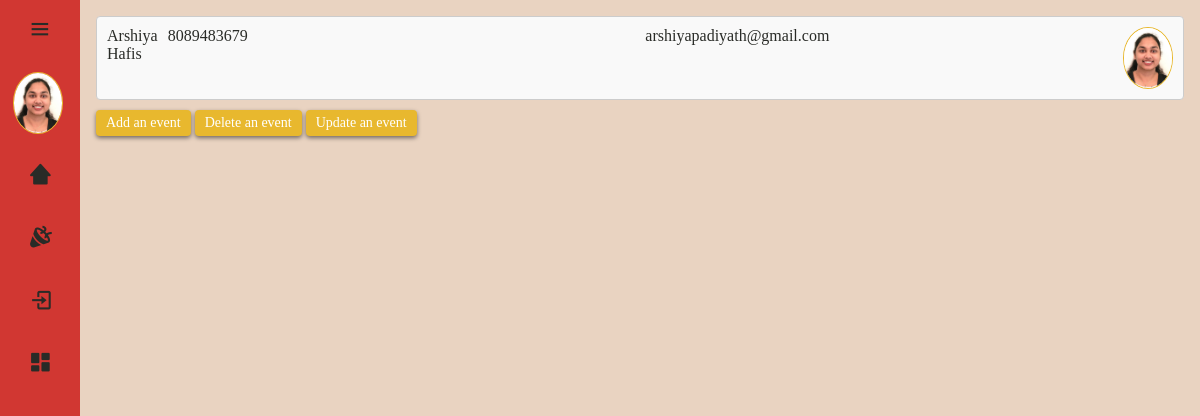
/dashboard/ (signed in), run on the app's committed database.
### ems_app/models.py (models this page shows)
class UserProfile(models.Model):
    user_name = models.CharField(max_length=200)
    user_pic = models.ImageField(upload_to='images/user/')
    user_no = models.IntegerField()
    user = models.OneToOneField(User, on_delete=models.CASCADE)

### ems_app/views.py (the view)
# urls.py: path('dashboard/', views.dashboard, name='dashboard'),
def dashboard(request):
    user_events = UserEvent.objects.filter(user=request.user)
    context = {
        'user_events': user_events,
    }
    return render(request, 'dashboard.html', context)

### ems_app/templates/dashboard.html (shortened to what this page needs)
{% extends 'base.html' %}
{% load static %}
{% block content %}
    {% if user.is_authenticated %}
        {% with profile=user.userprofile %}
            {% if profile %}
                <div class="event">
                    <dt>{{profile.user_name}}</dt>
                    <dd>{{profile.user_no}}</dd>
                    <dd>{{user.email}}</dd>
                    <img src="/media/{{ profile.user_pic }}" alt="pp" class="pp">
                </div>
            {% else %}
                <a href="{% url 'add_userdetails' %}" class="add_userdetails">Add Details</a>
            {% endif %}
        {% endwith %}
        {% if user.is_superuser %}
        <div>
            <a class="button-function button-link" href="{% url 'add_event' %}">Add an event</a>
            <a class="button-function button-link" href="{% url 'mod_event' %}">Delete an event</a>
            <a class="button-function button-link" href="{% url 'mod_event' %}">Update an event</a>
          </div>
        {% endif %}
    {% else %}
        <h4>Please log in to access the content.</h4>
        <a href="{% url 'login' %}">Log in</a>
    {% endif %}
{% endblock %}

### ems_app/templates/base.html (shortened to what this page needs)
{% load static %}
<!DOCTYPE html>
<html lang="en">
<head>
  <link href='https://unpkg.com/boxicons@2.1.4/css/boxicons.min.css' rel='stylesheet'>
  <link rel="stylesheet" href="{% static 'css/style.css' %}">
</head>
<body>
	<div class="sidebar">
		<div class="top">
			<i class = "bx bx-menu bx-sm" id = "btn"></i>
		</div>
		{% if user.is_authenticated %}
			<div class="user">
				{% with profile=user.userprofile %}
					{% if profile.user_pic %}
						<img src="/media/{{ profile.user_pic }}" alt="pp" class="pp">
					{% else %}
						<img src = "{% static 'img/me.png' %}" alt="pp" class = "pp" />
					{% endif %}
				{% endwith %}
				<div>
				</div>
			</div>
		{% endif %}
		<ul>
			<li>
				<a href = "/">
					<i class='bx bxs-home-alt-2 bx-sm'></i>
				</a>
			</li>
			<li>
				<a href = "{% url 'event' %}">
					<i class='bx bxs-party bx-sm'></i>
				</a>
			</li>
			{% if user.is_authenticated %}
				<li>
					<a href = "{% url 'logout' %}">
						<i class='bx bx-log-in bx-sm' ></i>
					</a>
				</li>
				<li>
					<a href = "{% url 'dashboard' %}">
						<i class='bx bxs-dashboard bx-sm'></i>
					</a>
				</li>
			{% endif %}
		</ul>
	</div>
	<div class="main-content">
		<div class="container">
			<main>{% block content %} {% endblock %}</main>
		</div>
	</div>
</body>
</html>

### ems_app/static/css/style.css (style rules this page uses)
* { margin:0; padding:0; box-sizing: border-box; }
.pp { width: 50px; border-radius: 100%; border: 1px solid #E8B82E; }
.sidebar { position: absolute; top: 0; left: 0; height:100vh; width: 80px; background-color: #d13732; padding: .4rem .8rem; transition: all 0.5s ease; }
.sidebar #btn { position: absolute; color: #292B27; top: .4rem; left: 50%; font-size: 1.2rem; transform: translate(-50%, 47%); cursor: pointer; }
.user { display: flex; align-items: center; margin: 1rem 0; }
.sidebar ul li { position: relative; list-style-type: none; height: 50px; width: 90%; margin: 0.8rem auto; line-height: 50px; }
.sidebar ul li a { color: #292B27; display: flex; align-items: center; text-decoration: none; border-radius: 0.8rem; }
.sidebar ul li a i { min-width: 50px; text-align: center; height: 50px; border-radius: 12px; line-height: 50px; }
.main-content { color: #292B27; position: relative; background-color:#E9D3C1; min-height: 100vh; top: 0; left: 80px; transition: all 0.5s ease; width: calc(100% - 80px); padding: 1rem; }
.button-function { display: inline-block; padding: 5px 10px; background-color: #E8B82E; text-decoration: none; color: white; border-radius: 4px; font-size: 14px; box-shadow: 0px 2px 4px rgba(0, 0, 0, 0.5); }
a { text-decoration: none; }
.event { display: flex; gap: 10px; align-items: flex-start; padding: 10px; border: 1px solid #ccc; border-radius: 4px; background-color: #f9f9f9; }
.event dd { margin: 0; flex-basis: 100%; }
a { display: block; text-align: center; margin-top: 10px; color: #333; text-decoration: none; font-size: 14px; }

### data on the page
UserProfile: user_pic (picture), user_name "Arshiya Hafis", user_no "8089483679"

### other printed values
{{ user.email }} "arshiyapadiyath@gmail.com"
